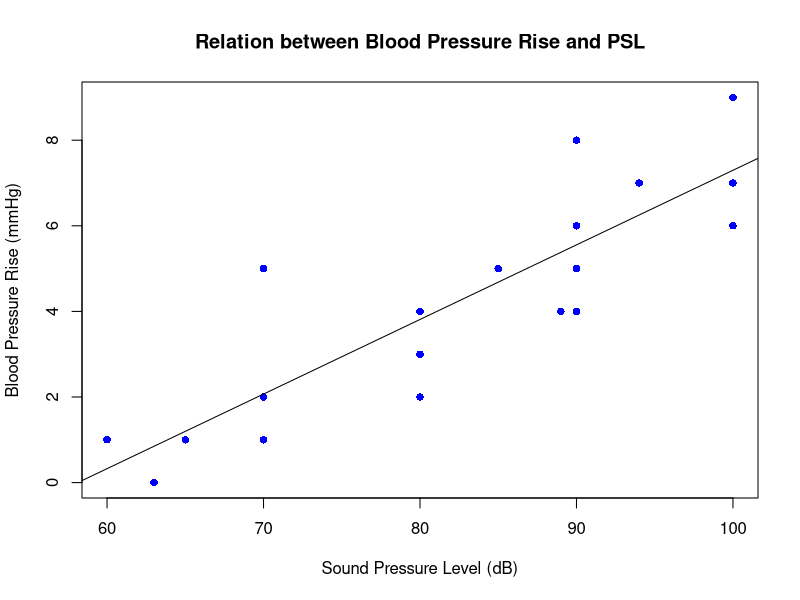
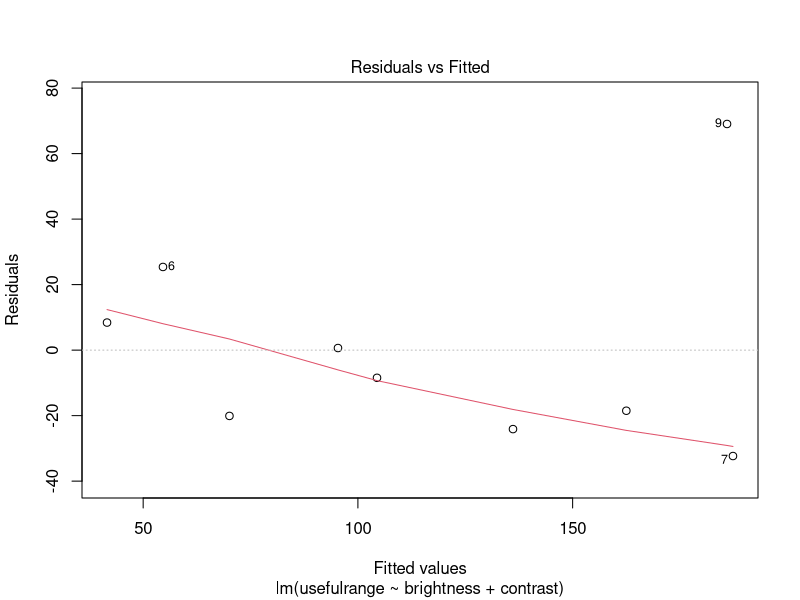
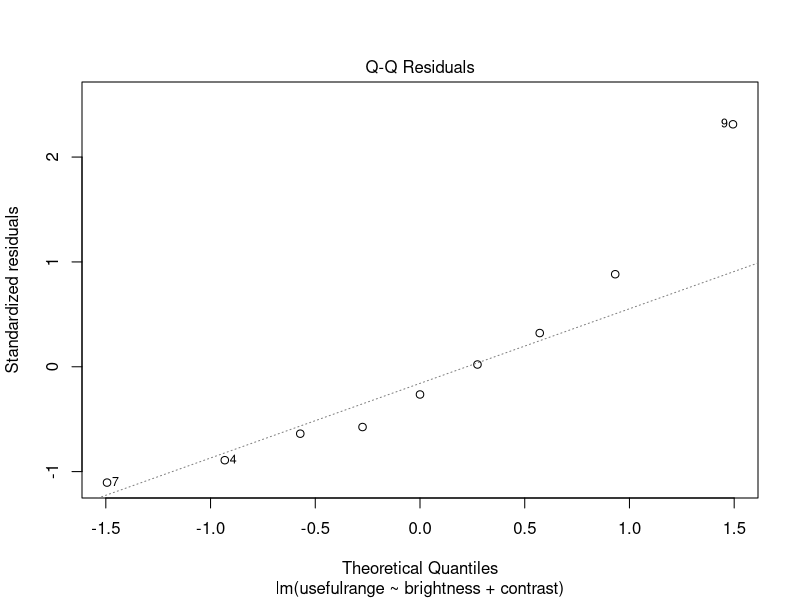
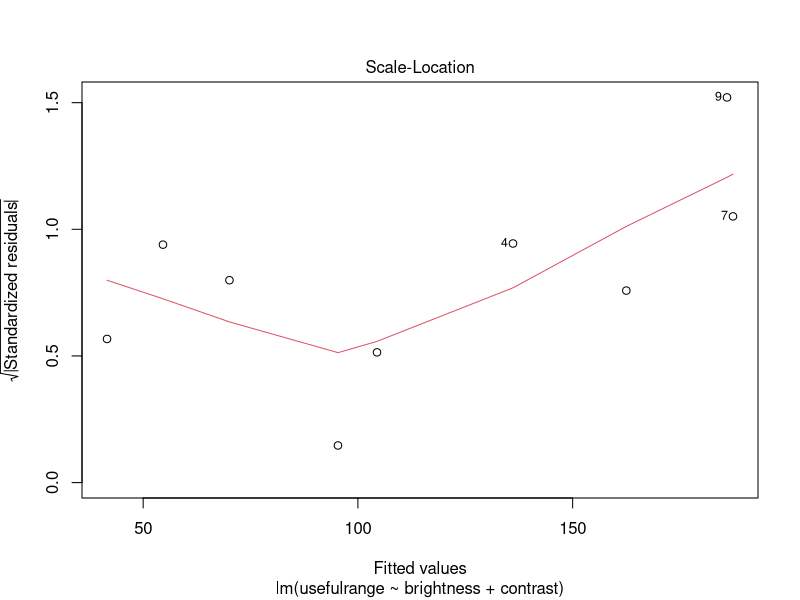
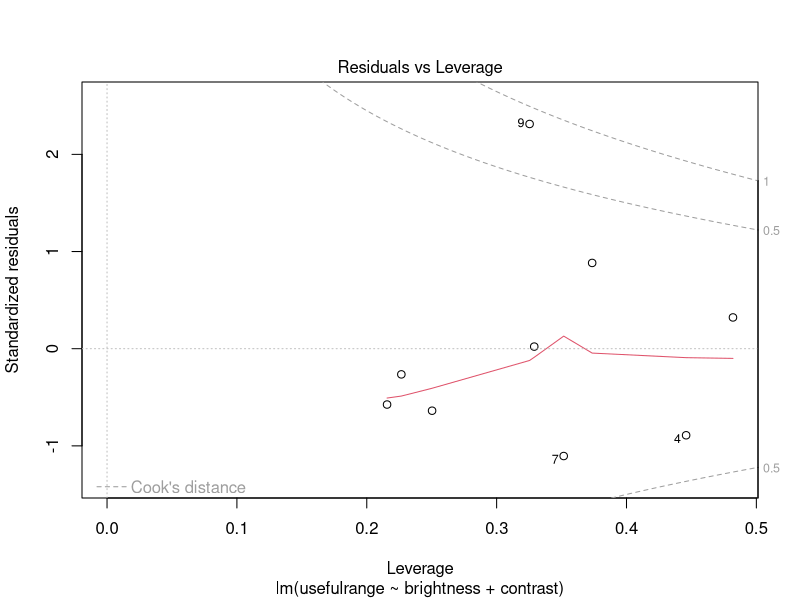

Recreate these plots in R, in order.
## ---- chunk 1
knitr::opts_chunk$set(echo = TRUE)
## ---- chunk 2
  y <- c(1,	0,	1,	2,	5,	1,	4,	6,	2,	3,	5,	4,	6,	8,	4,	5,	7,	9,	7,	6)
  x <- c(60,	63, 65,	70,	70,	70,	80,	90,	80,	80,	85,	89,	90,	90,	90,	90,	94, 100, 100, 100)

  plot(x, y, pch = 16, cex = 1, col = "blue", main = "Relation between Blood Pressure Rise and PSL", xlab = "Sound Pressure Level (dB)", ylab = "Blood Pressure Rise (mmHg)")
  lm(y ~ x)
  abline(lm(y ~ x))
## ---- chunk 3
SSE <- lm(y~x)

sum(resid(SSE)^2)
## ---- chunk 4


brightness  = c(54,61,65,100,100,100,50,57,54)
contrast    = c(56,80,70,50,65,80,25,35,26)
usefulrange = c(96,50,50,112,96,80,155,144,255)

data1 = data.frame(brightness,contrast,usefulrange)

input1 = data1[,c("brightness","contrast","usefulrange")]

knitr::kable(input1, "pipe", col.names = c("Brightness", "Contrast", "Useful Range"), align = c("c", "c", "c"))




## ---- chunk 5

data2 <- lm(usefulrange ~ brightness + contrast)


summary(data2)

plot(data2)


## ---- chunk 6


(summary(data2)$sigma)**2 


## ---- chunk 7

std = sqrt(diag(vcov(data2)))


knitr::kable(std)
## ---- chunk 8

newdata = data.frame(brightness=80,contrast=75)
predict(data2,newdata)

## ---- chunk 9
summary(data2)

## ---- chunk 10

mb = mean(brightness)

knitr::kable(mb,caption = 'Mean of Brightness', col.names = '=')




bur<-data.frame(brightness, usefulrange)
t.test(bur, mu=71.22, alt="two.sided",conf=0.95)
## ---- chunk 11
mc = mean(contrast)

knitr::kable(mc,caption = 'Mean of Contrast', col.names = '=')



cur<-data.frame(contrast, usefulrange)
t.test(cur, mu=71.22, alt="two.sided",conf=0.95)


